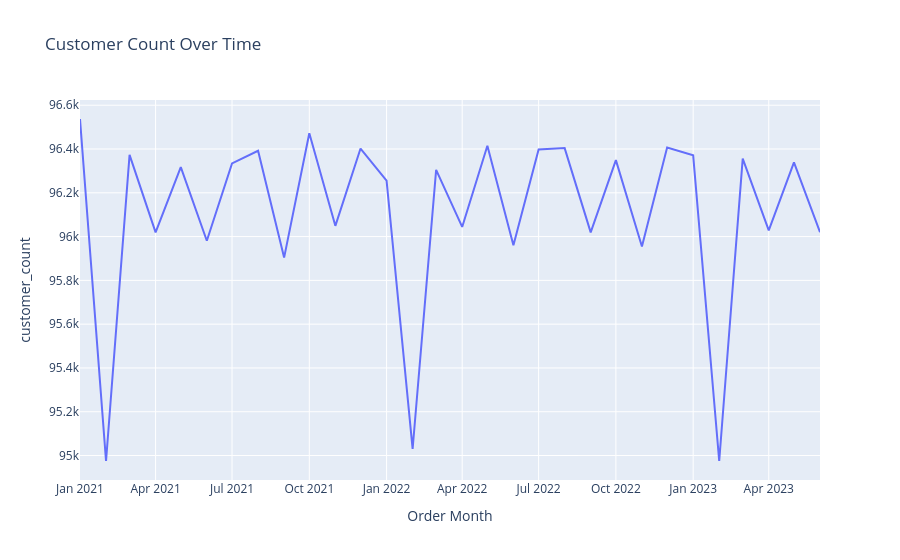

Notebook source saved alongside this figure:
### Code cell
# Create a line chart for customer counts over time
fig = px.line(monthly_revenue, x="order_month", y="customer_count",
              labels={"value": "Customer Count", "order_month": "Order Month"},
              title="Customer Count Over Time")

fig.show()

### Figure 1 — Plotly figure (JSON) as saved in the notebook; plotly's stock layout.template omitted (floating-point values rounded to 4 significant figures)
{"data": [{"hovertemplate": "Order Month=%{x}<br>customer_count=%{y}<extra></extra>", "legendgroup": "", "line": {"color": "#636efa", "dash": "solid"}, "marker": {"symbol": "circle"}, "mode": "lines", "name": "", "orientation": "v", "showlegend": false, "type": "scatter", "x": ["2021-01-01", "2021-02-01", "2021-03-01", "2021-04-01", "2021-05-01", "2021-06-01", "2021-07-01", "2021-08-01", "2021-09-01", "2021-10-01", "2021-11-01", "2021-12-01", "2022-01-01", "2022-02-01", "2022-03-01", "2022-04-01", "2022-05-01", "2022-06-01", "2022-07-01", "2022-08-01", "2022-09-01", "2022-10-01", "2022-11-01", "2022-12-01", "2023-01-01", "2023-02-01", "2023-03-01", "2023-04-01", "2023-05-01", "2023-06-01"], "xaxis": "x", "y": [96537, 94975, 96373, 96019, 96317, 95981, 96334, 96392, 95904, 96472, 96049, 96402, 96255, 95030, 96305, 96044, 96415, 95960, 96398, 96404, 96019, 96349, 95955, 96407, 96371, 94975, 96356, 96028, 96339, 96020], "yaxis": "y"}], "layout": {"legend": {"tracegroupgap": 0}, "title": {"text": "Customer Count Over Time"}, "xaxis": {"anchor": "y", "domain": [0, 1], "title": {"text": "Order Month"}}, "yaxis": {"anchor": "x", "domain": [0, 1], "title": {"text": "customer_count"}}}}
